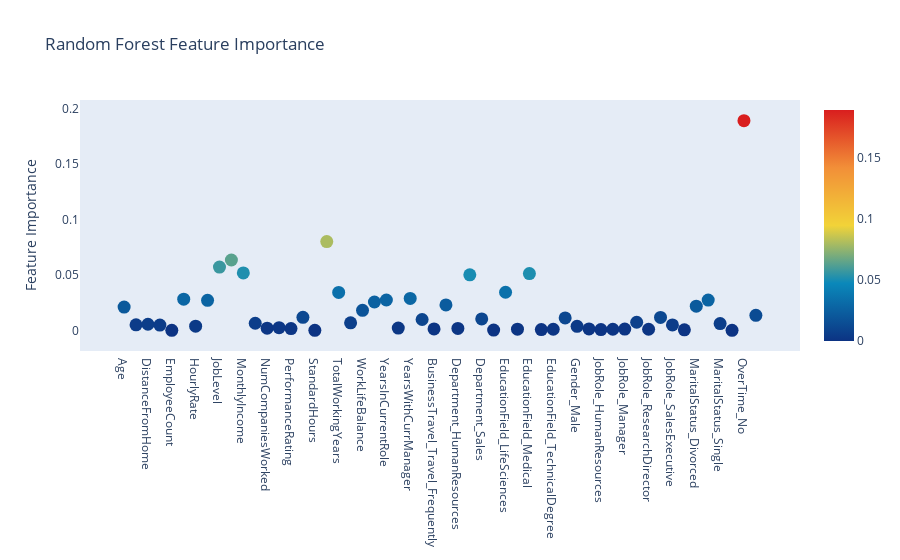

Notebook source saved alongside this figure:
### Markdown cell above
### Feature Ranking via the Random Forest 

The Random Forest classifier in Sklearn also contains a very convenient  attribute **feature_importances_** which tells us which features within our dataset has been given most importance through the Random Forest algorithm. Shown below is an Interactive Plotly diagram of the various feature importances.

### Code cell
# Scatter plot 
trace = go.Scatter(
    y = rf.feature_importances_,
    x = attrition_final.columns.values,
    mode='markers',
    marker=dict(
        sizemode = 'diameter',
        sizeref = 1,
        size = 13,
        #size= rf.feature_importances_,
        #color = np.random.randn(500), #set color equal to a variable
        color = rf.feature_importances_,
        colorscale='Portland',
        showscale=True
    ),
    text = attrition_final.columns.values
)
data = [trace]

layout= go.Layout(
    autosize= True,
    title= 'Random Forest Feature Importance',
    hovermode= 'closest',
     xaxis= dict(
         ticklen= 5,
         showgrid=False,
        zeroline=False,
        showline=False
     ),
    yaxis=dict(
        title= 'Feature Importance',
        showgrid=False,
        zeroline=False,
        ticklen= 5,
        gridwidth= 2
    ),
    showlegend= False
)
fig = go.Figure(data=data, layout=layout)
py.iplot(fig,filename='scatter2010')

### Figure 1 — Plotly figure (JSON) as saved in the notebook; plotly's stock layout.template omitted (floating-point values rounded to 4 significant figures)
{"data": [{"marker": {"color": [0.02096, 0.004923, 0.005464, 0.004732, 0, 0.0281, 0.003754, 0.02707, 0.05699, 0.06344, 0.05177, 0.006363, 0.001916, 0.002406, 0.001547, 0.01176, 0, 0.08006, 0.03416, 0.00672, 0.01806, 0.02554, 0.02735, 0.00203, 0.02875, 0.009769, 0.001238, 0.02292, 0.001702, 0.05002, 0.01031, 0.0002134, 0.03434, 0.0009972, 0.05121, 0.000691, 0.0009505, 0.01115, 0.003623, 0.00122, 0.0006428, 0.0009918, 0.001132, 0.007302, 0.000957, 0.01164, 0.004849, 0.0004757, 0.02181, 0.02729, 0.006123, 0, 0.1891, 0.01349], "colorscale": [[0, "rgb(12,51,131)"], [0.25, "rgb(10,136,186)"], [0.5, "rgb(242,211,56)"], [0.75, "rgb(242,143,56)"], [1, "rgb(217,30,30)"]], "showscale": true, "size": 13, "sizemode": "diameter", "sizeref": 1}, "mode": "markers", "text": ["Age", "DailyRate", "DistanceFromHome", "Education", "EmployeeCount", "EnvironmentSatisfaction", "HourlyRate", "JobInvolvement", "JobLevel", "JobSatisfaction", "MonthlyIncome", "MonthlyRate", "NumCompaniesWorked", "PercentSalaryHike", "PerformanceRating", "RelationshipSatisfaction", "StandardHours", "StockOptionLevel", "TotalWorkingYears", "TrainingTimesLastYear", "WorkLifeBalance", "YearsAtCompany", "YearsInCurrentRole", "YearsSinceLastPromotion", "YearsWithCurrManager", "BusinessTravel_Non-Travel", "BusinessTravel_Travel_Frequently", "BusinessTravel_Travel_Rarely", "Department_HumanResources", "Department_Research&Development", "Department_Sales", "EducationField_HumanResources", "EducationField_LifeSciences", "EducationField_Marketing", "EducationField_Medical", "EducationField_Other", "EducationField_TechnicalDegree", "Gender_Female", "Gender_Male", "JobRole_HealthcareRepresentative", "JobRole_HumanResources", "JobRole_LaboratoryTechnician", "JobRole_Manager", "JobRole_ManufacturingDirector", "JobRole_ResearchDirector", "JobRole_ResearchScientist", "JobRole_SalesExecutive", "JobRole_SalesRepresentative", "MaritalStatus_Divorced", "MaritalStatus_Married", "MaritalStatus_Single", "Over18_Y", "OverTime_No", "OverTime_Yes"], "type": "scatter", "x": ["Age", "DailyRate", "DistanceFromHome", "Education", "EmployeeCount", "EnvironmentSatisfaction", "HourlyRate", "JobInvolvement", "JobLevel", "JobSatisfaction", "MonthlyIncome", "MonthlyRate", "NumCompaniesWorked", "PercentSalaryHike", "PerformanceRating", "RelationshipSatisfaction", "StandardHours", "StockOptionLevel", "TotalWorkingYears", "TrainingTimesLastYear", "WorkLifeBalance", "YearsAtCompany", "YearsInCurrentRole", "YearsSinceLastPromotion", "YearsWithCurrManager", "BusinessTravel_Non-Travel", "BusinessTravel_Travel_Frequently", "BusinessTravel_Travel_Rarely", "Department_HumanResources", "Department_Research&Development", "Department_Sales", "EducationField_HumanResources", "EducationField_LifeSciences", "EducationField_Marketing", "EducationField_Medical", "EducationField_Other", "EducationField_TechnicalDegree", "Gender_Female", "Gender_Male", "JobRole_HealthcareRepresentative", "JobRole_HumanResources", "JobRole_LaboratoryTechnician", "JobRole_Manager", "JobRole_ManufacturingDirector", "JobRole_ResearchDirector", "JobRole_ResearchScientist", "JobRole_SalesExecutive", "JobRole_SalesRepresentative", "MaritalStatus_Divorced", "MaritalStatus_Married", "MaritalStatus_Single", "Over18_Y", "OverTime_No", "OverTime_Yes"], "y": [0.02096, 0.004923, 0.005464, 0.004732, 0, 0.0281, 0.003754, 0.02707, 0.05699, 0.06344, 0.05177, 0.006363, 0.001916, 0.002406, 0.001547, 0.01176, 0, 0.08006, 0.03416, 0.00672, 0.01806, 0.02554, 0.02735, 0.00203, 0.02875, 0.009769, 0.001238, 0.02292, 0.001702, 0.05002, 0.01031, 0.0002134, 0.03434, 0.0009972, 0.05121, 0.000691, 0.0009505, 0.01115, 0.003623, 0.00122, 0.0006428, 0.0009918, 0.001132, 0.007302, 0.000957, 0.01164, 0.004849, 0.0004757, 0.02181, 0.02729, 0.006123, 0, 0.1891, 0.01349]}], "layout": {"autosize": true, "hovermode": "closest", "showlegend": false, "title": {"text": "Random Forest Feature Importance"}, "xaxis": {"showgrid": false, "showline": false, "ticklen": 5, "zeroline": false}, "yaxis": {"gridwidth": 2, "showgrid": false, "ticklen": 5, "title": {"text": "Feature Importance"}, "zeroline": false}}}
